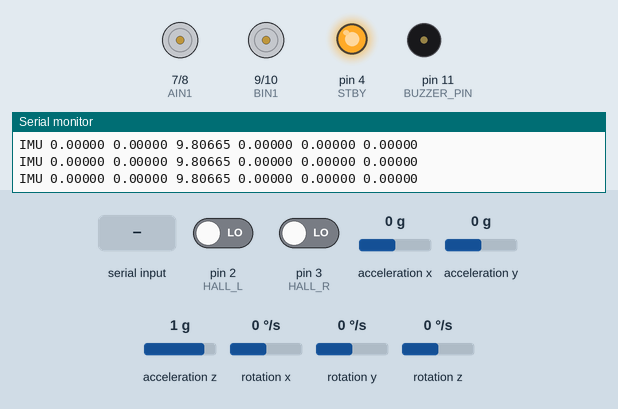
Simulated run of this sketch. Board: Arduino Nano, built with avr-gcc and run on an emulated ATmega328P. Shown: motor-driver pin pairs drawn as motors (green arrow = first pin HIGH = forward, orange = second pin HIGH = backward, longer = more drive, scaled by the enable pin, stopped while the standby pin is LOW), output pins drawn as LEDs (lit = HIGH), buzzer (waves = sounding), the last lines printed to the serial monitor. Wiring (inferred from the names in the program): MPU-6050 motion sensor at I2C address 0x68. The test bench sets the inputs (shaded band); at power-on: pin 2 (HALL_L) LOW, pin 3 (HALL_R) LOW, acceleration x 0 g, acceleration y 0 g, acceleration z 1 g, rotation x 0 °/s, rotation y 0 °/s, rotation z 0 °/s.

Above: at 1.3 s.
1.4 s: "DRV 90 45\n" received over Serial
At 1.52 s:
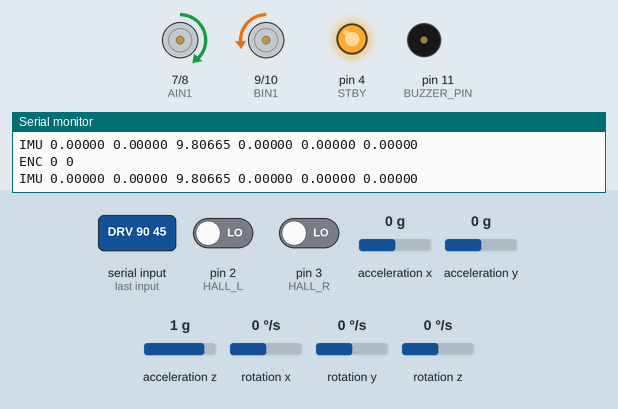
3.1 s: "HORN 90\n" received over Serial
At 4.1 s:
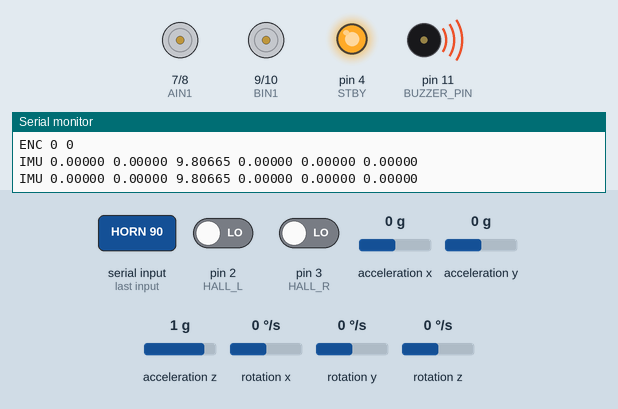
4.6 s: "DRV 90 45\n" received over Serial
At 4.72 s:
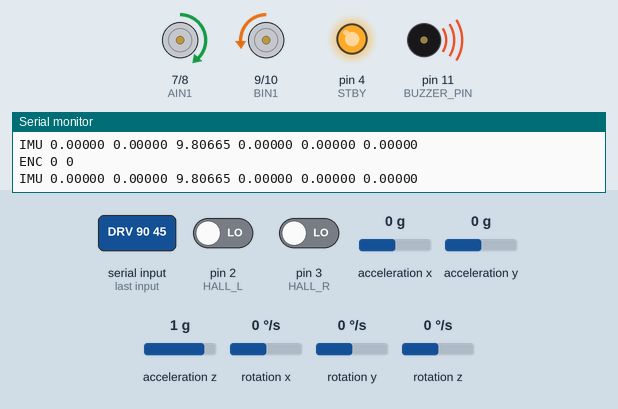
Timing chart, 0 to 7.6 s (numbered marks = the images above; inputs shaded):
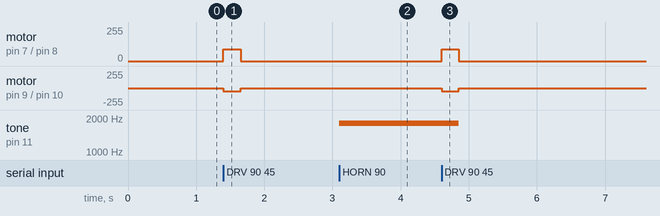

Measured:
- after the input at 1.4 s, motor on pin 7 (AIN1) / pin 8 (AIN2): stopped → forward 90/255 at once, → stopped 0.25 s later; motor on pin 9 (BIN1) / pin 10 (BIN2): stopped → backward 45/255 at once, → stopped 0.25 s later
- after the input at 3.1 s, tone on pin 11 (BUZZER_PIN): silent → 1800 Hz at once
- after the input at 4.6 s, motor on pin 7 (AIN1) / pin 8 (AIN2): stopped → forward 90/255 at once, → stopped 0.25 s later; motor on pin 9 (BIN1) / pin 10 (BIN2): stopped → backward 45/255 at once, → stopped 0.25 s later; tone on pin 11 (BUZZER_PIN): 1800 Hz → silent after 0.25 s

The sketch:

arduino-nano.ino
```cpp
// Talus Arduino base controller
// Protocol:
//   PING
//   DRV <left_pwm> <right_pwm>
//   HORN <0|1>
//   BEEP <pattern_id>
// Replies:
//   PONG <fw_version> IMU_OK=<0|1>
//   IMU <ax> <ay> <az> <gx> <gy> <gz>
//   ENC <left_ticks> <right_ticks>
//   ERR <code> <detail>

#include <Wire.h>

const char FW_VERSION[] = "talus-base-serial-0.1.0";

const int STBY = 4;
const int PWMA = 5;
const int AIN1 = 7;
const int AIN2 = 8;
const int PWMB = 6;
const int BIN1 = 9;
const int BIN2 = 10;
const int BUZZER_PIN = 11;

const int HALL_L = 2;
const int HALL_R = 3;

const bool INVERT_LEFT_MOTOR = false;
const bool INVERT_RIGHT_MOTOR = true;

const uint8_t MPU6050_ADDR = 0x68;
const uint8_t MPU6050_WHO_AM_I = 0x75;
const uint8_t MPU6050_PWR_MGMT_1 = 0x6B;
const uint8_t MPU6050_ACCEL_CONFIG = 0x1C;
const uint8_t MPU6050_GYRO_CONFIG = 0x1B;
const uint8_t MPU6050_ACCEL_XOUT_H = 0x3B;

const unsigned long CMD_TIMEOUT_MS = 250;
const unsigned long IMU_PERIOD_MS = 20;
const unsigned long ENCODER_PERIOD_MS = 50;
const size_t RX_BUFFER_SIZE = 96;
const bool BEEP_ON_DRIVE_TIMEOUT = false;

const unsigned int STATUS_BEEP_FREQ_HZ = 2400;
const unsigned int HORN_FREQ_HZ = 1800;
const unsigned long SHORT_BEEP_MS = 80;
const unsigned long LONG_BEEP_MS = 400;
const unsigned long BEEP_GAP_MS = 90;

volatile long ticksL = 0;
volatile long ticksR = 0;

int cmdL = 0;
int cmdR = 0;
bool hornEnabled = false;
bool imuAvailable = false;
bool driveTimedOut = true;

char rxBuffer[RX_BUFFER_SIZE];
size_t rxLen = 0;
unsigned long lastCmdMs = 0;
unsigned long lastImuMs = 0;
unsigned long lastEncoderMs = 0;
unsigned long lastImuErrorMs = 0;

bool beepActive = false;
bool beepToneOn = false;
bool hornToneActive = false;
uint8_t beepRemaining = 0;
unsigned long beepPhaseStartMs = 0;
unsigned long beepOnMs = 0;
unsigned long beepOffMs = 0;
unsigned int beepFrequencyHz = STATUS_BEEP_FREQ_HZ;

struct ImuSample {
  float ax;
  float ay;
  float az;
  float gx;
  float gy;
  float gz;
};

void isrL() { ticksL++; }
void isrR() { ticksR++; }

static inline void driveMotor(int pwmPin, int in1, int in2, int value) {
  if (value == 0) {
    digitalWrite(in1, LOW);
    digitalWrite(in2, LOW);
    analogWrite(pwmPin, 0);
    return;
  }

  bool forward = (value >= 0);
  int duty = abs(value);
  if (duty > 255) {
    duty = 255;
  }

  digitalWrite(in1, forward ? HIGH : LOW);
  digitalWrite(in2, forward ? LOW : HIGH);
  analogWrite(pwmPin, duty);
}

void stopBase() {
  cmdL = 0;
  cmdR = 0;
  hornEnabled = false;
}

int normalizeMotorCommand(int value, bool invert) {
  int clamped = constrain(value, -255, 255);
  return invert ? -clamped : clamped;
}

void emitError(const char *code, const char *detail) {
  Serial.print("ERR ");
  Serial.print(code);
  if (detail != nullptr && detail[0] != '\0') {
    Serial.print(' ');
    Serial.print(detail);
  }
  Serial.println();
}

void emitPong() {
  Serial.print("PONG ");
  Serial.print(FW_VERSION);
  Serial.print(" IMU_OK=");
  Serial.println(imuAvailable ? 1 : 0);
}

void triggerBeepPattern(uint8_t patternId) {
  unsigned long onMs = 0;
  unsigned long offMs = BEEP_GAP_MS;
  uint8_t count = 0;

  switch (patternId) {
    case 1:
      count = 1;
      onMs = SHORT_BEEP_MS;
      break;
    case 2:
      count = 2;
      onMs = SHORT_BEEP_MS;
      break;
    case 3:
      count = 3;
      onMs = SHORT_BEEP_MS;
      break;
    case 4:
      count = 1;
      onMs = LONG_BEEP_MS;
      break;
    default:
      return;
  }

  beepActive = true;
  beepToneOn = true;
  hornToneActive = false;
  beepRemaining = count;
  beepOnMs = onMs;
  beepOffMs = offMs;
  beepFrequencyHz = STATUS_BEEP_FREQ_HZ;
  beepPhaseStartMs = millis();
  tone(BUZZER_PIN, beepFrequencyHz);
}

void updateBuzzer() {
  unsigned long now = millis();

  if (beepActive) {
    if (beepToneOn) {
      if (now - beepPhaseStartMs >= beepOnMs) {
        noTone(BUZZER_PIN);
        beepToneOn = false;
        beepPhaseStartMs = now;
      }
    } else if (now - beepPhaseStartMs >= beepOffMs) {
      if (beepRemaining > 0) {
        beepRemaining--;
      }

      if (beepRemaining == 0) {
        beepActive = false;
      } else {
        beepToneOn = true;
        beepPhaseStartMs = now;
        tone(BUZZER_PIN, beepFrequencyHz);
      }
    }
    return;
  }

  if (hornEnabled) {
    if (!hornToneActive) {
      tone(BUZZER_PIN, HORN_FREQ_HZ);
      hornToneActive = true;
    }
  } else if (hornToneActive) {
    noTone(BUZZER_PIN);
    hornToneActive = false;
  }
}

bool imuWriteByte(uint8_t reg, uint8_t value) {
  Wire.beginTransmission(MPU6050_ADDR);
  Wire.write(reg);
  Wire.write(value);
  return Wire.endTransmission(true) == 0;
}

bool imuReadBytes(uint8_t reg, uint8_t *buffer, size_t length) {
  Wire.beginTransmission(MPU6050_ADDR);
  Wire.write(reg);
  if (Wire.endTransmission(false) != 0) {
    return false;
  }

  size_t readLen = Wire.requestFrom(MPU6050_ADDR, (uint8_t)length, (uint8_t)true);
  if (readLen != length) {
    return false;
  }

  for (size_t i = 0; i < length; ++i) {
    buffer[i] = Wire.read();
  }
  return true;
}

bool initImu() {
  uint8_t whoAmI = 0;

  Wire.begin();
  Wire.setClock(400000);
  delay(50);

  if (!imuWriteByte(MPU6050_PWR_MGMT_1, 0x00)) {
    return false;
  }
  delay(100);

  if (!imuReadBytes(MPU6050_WHO_AM_I, &whoAmI, 1)) {
    return false;
  }
  if (whoAmI != MPU6050_ADDR) {
    return false;
  }

  if (!imuWriteByte(MPU6050_ACCEL_CONFIG, 0x00)) {
    return false;
  }
  if (!imuWriteByte(MPU6050_GYRO_CONFIG, 0x00)) {
    return false;
  }

  return true;
}

bool readImu(ImuSample &sample) {
  uint8_t buffer[14];
  if (!imuReadBytes(MPU6050_ACCEL_XOUT_H, buffer, sizeof(buffer))) {
    return false;
  }

  int16_t rawAx = (buffer[0] << 8) | buffer[1];
  int16_t rawAy = (buffer[2] << 8) | buffer[3];
  int16_t rawAz = (buffer[4] << 8) | buffer[5];
  int16_t rawGx = (buffer[8] << 8) | buffer[9];
  int16_t rawGy = (buffer[10] << 8) | buffer[11];
  int16_t rawGz = (buffer[12] << 8) | buffer[13];

  const float accelScale = 9.80665f / 16384.0f;
  const float gyroScale = 0.01745329252f / 131.0f;

  sample.ax = rawAx * accelScale;
  sample.ay = rawAy * accelScale;
  sample.az = rawAz * accelScale;
  sample.gx = rawGx * gyroScale;
  sample.gy = rawGy * gyroScale;
  sample.gz = rawGz * gyroScale;

  return true;
}

void emitImu() {
  if (!imuAvailable) {
    return;
  }

  ImuSample sample;
  if (!readImu(sample)) {
    unsigned long now = millis();
    if (now - lastImuErrorMs >= 1000) {
      emitError("IMU_READ", "failed");
      lastImuErrorMs = now;
    }
    return;
  }

  Serial.print("IMU ");
  Serial.print(sample.ax, 5);
  Serial.print(' ');
  Serial.print(sample.ay, 5);
  Serial.print(' ');
  Serial.print(sample.az, 5);
  Serial.print(' ');
  Serial.print(sample.gx, 5);
  Serial.print(' ');
  Serial.print(sample.gy, 5);
  Serial.print(' ');
  Serial.println(sample.gz, 5);
}

void emitEncoder() {
  long leftTicks = 0;
  long rightTicks = 0;

  noInterrupts();
  leftTicks = ticksL;
  rightTicks = ticksR;
  interrupts();

  Serial.print("ENC ");
  Serial.print(leftTicks);
  Serial.print(' ');
  Serial.println(rightTicks);
}

void applyLine(const char *line) {
  long left = 0;
  long right = 0;
  long value = 0;

  if (strcmp(line, "PING") == 0) {
    emitPong();
    return;
  }

  if (sscanf(line, "DRV %ld %ld", &left, &right) == 2) {
    cmdL = normalizeMotorCommand((int)left, INVERT_LEFT_MOTOR);
    cmdR = normalizeMotorCommand((int)right, INVERT_RIGHT_MOTOR);
    lastCmdMs = millis();
    driveTimedOut = false;
    return;
  }

  if (sscanf(line, "HORN %ld", &value) == 1) {
    hornEnabled = (value != 0);
    return;
  }

  if (sscanf(line, "BEEP %ld", &value) == 1) {
    triggerBeepPattern((uint8_t)value);
    return;
  }

  emitError("BAD_CMD", line);
}

void readSerial() {
  while (Serial.available() > 0) {
    char c = (char)Serial.read();

    if (c == '\r') {
      continue;
    }

    if (c == '\n') {
      rxBuffer[rxLen] = '\0';
      if (rxLen > 0) {
        applyLine(rxBuffer);
      }
      rxLen = 0;
      continue;
    }

    if (rxLen < RX_BUFFER_SIZE - 1) {
      rxBuffer[rxLen++] = c;
    } else {
      rxLen = 0;
      emitError("RX_OVERFLOW", "");
    }
  }
}

void setup() {
  pinMode(STBY, OUTPUT);
  digitalWrite(STBY, HIGH);

  pinMode(AIN1, OUTPUT);
  pinMode(AIN2, OUTPUT);
  pinMode(PWMA, OUTPUT);
  pinMode(BIN1, OUTPUT);
  pinMode(BIN2, OUTPUT);
  pinMode(PWMB, OUTPUT);

  pinMode(BUZZER_PIN, OUTPUT);
  noTone(BUZZER_PIN);

  pinMode(HALL_L, INPUT);
  pinMode(HALL_R, INPUT);
  attachInterrupt(digitalPinToInterrupt(HALL_L), isrL, RISING);
  attachInterrupt(digitalPinToInterrupt(HALL_R), isrR, RISING);

  Serial.begin(115200);
  lastCmdMs = millis();
  lastImuMs = millis();
  lastEncoderMs = millis();

  imuAvailable = initImu();
  if (!imuAvailable) {
    triggerBeepPattern(2);
    emitError("IMU_INIT", "failed");
  }

  emitPong();
}

void loop() {
  unsigned long now = millis();

  readSerial();

  if (!driveTimedOut && (now - lastCmdMs > CMD_TIMEOUT_MS)) {
    stopBase();
    driveTimedOut = true;
    if (BEEP_ON_DRIVE_TIMEOUT) {
      triggerBeepPattern(4);
    }
  }

  driveMotor(PWMA, AIN1, AIN2, cmdL);
  driveMotor(PWMB, BIN1, BIN2, cmdR);

  if (imuAvailable && (now - lastImuMs >= IMU_PERIOD_MS)) {
    emitImu();
    lastImuMs = now;
  }

  if (now - lastEncoderMs >= ENCODER_PERIOD_MS) {
    emitEncoder();
    lastEncoderMs = now;
  }

  updateBuzzer();
}
```
